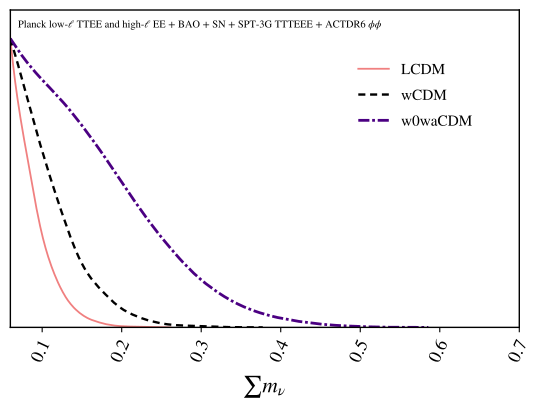

Write Python code to recreate this figure.
import getdist.plots as gplot
from getdist import MCSamples
from getdist import loadMCSamples
import os
import matplotlib
import subprocess
import matplotlib.pyplot as plt
import numpy as np

# GENERAL PLOT OPTIONS
matplotlib.rcParams['mathtext.fontset'] = 'stix'
matplotlib.rcParams['font.family'] = 'STIXGeneral'
matplotlib.rcParams['mathtext.rm'] = 'Bitstream Vera Sans'
matplotlib.rcParams['mathtext.it'] = 'Bitstream Vera Sans:italic'
matplotlib.rcParams['mathtext.bf'] = 'Bitstream Vera Sans:bold'
matplotlib.rcParams['xtick.bottom'] = True
matplotlib.rcParams['xtick.top'] = False
matplotlib.rcParams['ytick.right'] = False
matplotlib.rcParams['axes.edgecolor'] = 'black'
matplotlib.rcParams['axes.linewidth'] = '1.0'
matplotlib.rcParams['axes.labelsize'] = 'medium'
matplotlib.rcParams['axes.grid'] = True
matplotlib.rcParams['grid.linewidth'] = '0.0'
matplotlib.rcParams['grid.alpha'] = '0.18'
matplotlib.rcParams['grid.color'] = 'lightgray'
matplotlib.rcParams['legend.labelspacing'] = 0.77
matplotlib.rcParams['savefig.bbox'] = 'tight'
matplotlib.rcParams['savefig.format'] = 'pdf'

parameter = [u'omegam',u'sigma8', u'As_1e9', u'ns', u'SS8', u'omegab', u'H0', u'LSST_A1_1', u'LSST_A1_2']
chaindir=os.getcwd()

analysissettings={'smooth_scale_1D':0.35,'smooth_scale_2D':0.35,'ignore_rows': u'0.5',
'range_confidence' : u'0.01', 'tight_layout': True}

analysissettings2={'smooth_scale_1D':0.35,'smooth_scale_2D':0.35,'ignore_rows': u'0.0',
'range_confidence' : u'0.01'}

root_chains = (
  'EXAMPLE_MCMC19',
  'EXAMPLE_MCMC20',
  'EXAMPLE_MCMC21'
)

num_points_thin = 50000

# --------------------------------------------------------------------------------
samples=loadMCSamples(chaindir + '/../chains/' + root_chains[0],settings=analysissettings)
samples.thin(factor = int(np.sum(samples.weights)/num_points_thin))
p = samples.getParams()
samples.addDerived(p.omegam*p.H0/100.,name='gamma',label='{\\Omega_m h}')
samples.addDerived(p.s8omegamp5/0.5477225575,name='SS8',label='{S_8}')
samples.addDerived(p.mnu,name='mnu2',label='{\\sum m_\\nu}', range=[0.06,0.7])
samples.saveAsText(chaindir + '/.VM_P7_TMP1')
# --------------------------------------------------------------------------------
samples=loadMCSamples(chaindir + '/../chains/' + root_chains[1],settings=analysissettings)
samples.thin(factor = int(np.sum(samples.weights)/num_points_thin))
p = samples.getParams()
samples.addDerived(p.omegam*p.H0/100.,name='gamma',label='{\\Omega_m h}')
samples.addDerived(p.s8omegamp5/0.5477225575,name='SS8',label='{S_8}')
samples.addDerived(p.mnu,name='mnu2',label='{\\sum m_\\nu}', range=[0.06,0.7])
samples.saveAsText(chaindir + '/.VM_P7_TMP2')
# --------------------------------------------------------------------------------
samples=loadMCSamples(chaindir + '/../chains/' + root_chains[2],settings=analysissettings)
samples.thin(factor = int(np.sum(samples.weights)/num_points_thin))
p = samples.getParams()
samples.addDerived(p.omegam*p.H0/100.,name='gamma',label='{\\Omega_m h}')
samples.addDerived(p.s8omegamp5/0.5477225575,name='SS8',label='{S_8}')
samples.addDerived(p.mnu,name='mnu2',label='{\\sum m_\\nu}', range=[0.06,0.7])
samples.saveAsText(chaindir + '/.VM_P7_TMP3')
# --------------------------------------------------------------------------------

#GET DIST PLOT SETUP
g = gplot.get_single_plotter(
  chain_dir=chaindir,
  analysis_settings=analysissettings2,
  width_inch=5.3
)

g.settings.axis_tick_x_rotation=65
g.settings.lw_contour = 1.2
g.settings.legend_rect_border = False
g.settings.figure_legend_frame = False
g.settings.axes_fontsize = 13.0
g.settings.legend_fontsize = 11.0
g.settings.alpha_filled_add = 0.85
g.settings.lab_fontsize=15.5
g.legend_labels=False
g.settings.constrained_layout=True

g.plots_1d(
  [ 
    chaindir + '/.VM_P7_TMP1', 
    chaindir + '/.VM_P7_TMP2',
    chaindir + '/.VM_P7_TMP3'
  ],
  params=[u'mnu2'],
  line_args=[
    {'lw': 1.3,'ls': 'solid', 'color':'lightcoral'},
    {'lw': 1.7,'ls': '--', 'color':'black'},
    {'lw': 2.0,'ls': '-.', 'color': 'indigo'},
  ]
)

g.settings.tight_layout=True
g.finish_plot(
  legend_labels=[
    'LCDM',
    'wCDM',
    'w0waCDM'
  ],
  no_extra_legend_space=True,
  legend_loc=(0.65,0.67)
)

g.add_text('Planck low-$\\ell$ TTEE and high-$\\ell$ EE + BAO + SN + SPT-3G TTTEEE + ACTDR6 $\\phi\\phi$', 
  x=0.015, 
  y=0.95,
  fontsize=7.5,
  horizontalalignment='left'
)

ax = g.get_axes()
ax.set_xlim(0.06,0.7)
g.export()
